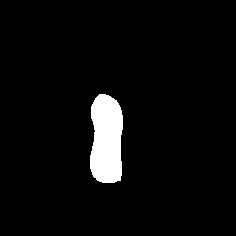
#> input picture Reference/Te-gl_106.jpg, 236 x 236 px; its folder holds only this picture in this run
$ jupyter execute 02_evaluasi_metrik_segmentasi.ipynb   (shell and % lines are left out)
#> lines starting #> are read from the running program, lines starting #| are printed output that depends on the picture; after the words box and inside, x2 and y2 are one past the last pixel; in counts of white or black regions, pixels touching at a corner belong together
# Evaluasi Metrik Segmentasi Glioma

Notebook ini menghitung metrik evaluasi hasil segmentasi terhadap mask referensi binary di folder `Reference`.

Metrik yang dihitung:

- Pixel Accuracy
- Dice Coefficient
- Intersection over Union (IoU)

Catatan: file reference harus memiliki nama dasar yang sama dengan citra pada folder `Glioma`. Contoh: `Glioma/Te-gl_115.jpg` dapat dipasangkan dengan `Reference/Te-gl_115.jpg` atau `Reference/Te-gl_115.png`.

## 1. Import Library

[cell 1]
from pathlib import Path
import warnings

import numpy as np
import pandas as pd
import matplotlib.pyplot as plt
from PIL import Image

## 2. Konfigurasi

[cell 2]
REFERENCE_DIR = Path("Reference")
OUTPUT_DIR = Path("Output")
METRICS_DIR = OUTPUT_DIR / "Metrics"

METHOD_DIRS = {
    "KMeans": OUTPUT_DIR / "KMeans",
    "FCM": OUTPUT_DIR / "FCM",
    "GMM": OUTPUT_DIR / "GMM",
}

IMAGE_EXTENSIONS = {".jpg", ".jpeg", ".png", ".tif", ".tiff", ".bmp"}
MASK_THRESHOLD = 127

METRICS_DIR.mkdir(parents=True, exist_ok=True)

## 3. Fungsi Bantu

[cell 3]
def list_reference_masks(reference_dir: Path) -> list[Path]:
    return sorted(
        path for path in reference_dir.iterdir()
        if path.is_file() and path.suffix.lower() in IMAGE_EXTENSIONS
    )


def read_binary_mask(path: Path, threshold: int = MASK_THRESHOLD) -> np.ndarray:
#> called with threshold = 127
    mask = np.asarray(Image.open(path).convert("L"))
#> mask is the input picture: shape (236, 236); 4.5% white; 1 white region, box (x1, y1, x2, y2) and area: (90, 94, 123, 183) 2486
    return mask > threshold


def find_prediction_mask(method_dir: Path, stem: str) -> Path | None:
#> called with stem = 'Te-gl_106'
    for extension in [".png", ".jpg", ".jpeg", ".tif", ".tiff", ".bmp"]:
        candidate = method_dir / f"{stem}{extension}"
        if candidate.exists():
            return candidate
    return None


def resize_mask_if_needed(mask: np.ndarray, target_shape: tuple[int, int], source_path: Path) -> np.ndarray:
    if mask.shape == target_shape:
        return mask
    warnings.warn(
        f"Ukuran mask {source_path} adalah {mask.shape}, diubah ke {target_shape}. "
        "Pastikan reference dibuat dari citra asli yang sama."
    )
    pil_mask = Image.fromarray(mask.astype(np.uint8) * 255)
    resized = pil_mask.resize((target_shape[1], target_shape[0]), Image.Resampling.NEAREST)
    return np.asarray(resized) > 127


def compute_metrics(reference_mask: np.ndarray, prediction_mask: np.ndarray) -> dict[str, float]:
    reference_mask = reference_mask.astype(bool)
    prediction_mask = prediction_mask.astype(bool)

    tp = np.logical_and(prediction_mask, reference_mask).sum()
#> tp = 2486
    tn = np.logical_and(~prediction_mask, ~reference_mask).sum()
#> tn = 53210
    fp = np.logical_and(prediction_mask, ~reference_mask).sum()
#> fp = 0
    fn = np.logical_and(~prediction_mask, reference_mask).sum()
#> fn = 0
    total = reference_mask.size
#> total = 55696

    pixel_accuracy = (tp + tn) / total if total else np.nan
#> pixel_accuracy = 1
    dice_denominator = (2 * tp + fp + fn)
#> dice_denominator = 4972
    iou_denominator = (tp + fp + fn)
#> iou_denominator = 2486

    dice = (2 * tp) / dice_denominator if dice_denominator else 1.0
#> dice = 1
    iou = tp / iou_denominator if iou_denominator else 1.0
#> iou = 1

    return {
        "Pixel Accuracy": float(pixel_accuracy),
        "Dice Coefficient": float(dice),
        "IoU": float(iou),
        "TP": int(tp),
        "TN": int(tn),
        "FP": int(fp),
        "FN": int(fn),
    }

## 4. Hitung Metrik Semua Metode

[cell 4]
reference_paths = list_reference_masks(REFERENCE_DIR)
if not reference_paths:
    raise FileNotFoundError(
        f"Tidak ada file reference binary di folder {REFERENCE_DIR.resolve()}. "
        "Buat mask reference manual terlebih dahulu dengan nama dasar file yang sama."
    )

records = []
missing_predictions = []

for reference_path in reference_paths:
    reference_mask = read_binary_mask(reference_path)

    for method_name, method_dir in METHOD_DIRS.items():
        prediction_path = find_prediction_mask(method_dir, reference_path.stem)
        if prediction_path is None:
            missing_predictions.append({
                "Reference": reference_path.name,
                "Method": method_name,
                "Expected Folder": str(method_dir),
            })
            continue

        prediction_mask = read_binary_mask(prediction_path)
        prediction_mask = resize_mask_if_needed(prediction_mask, reference_mask.shape, prediction_path)
        metrics = compute_metrics(reference_mask, prediction_mask)
#> metrics = {'Pixel Accuracy': 1, 'Dice Coefficient': 1, 'IoU': 1, 'TP': 2486, 'TN': 53210, 'FP': 0, 'FN': 0}

        records.append({
            "Image": reference_path.name,
            "Reference Path": str(reference_path),
            "Prediction Path": str(prediction_path),
            "Method": method_name,
            **metrics,
        })

metrics_df = pd.DataFrame(records)
missing_df = pd.DataFrame(missing_predictions)

if metrics_df.empty:
    raise FileNotFoundError("Tidak ada pasangan reference dan hasil segmentasi yang ditemukan.")

metrics_path = METRICS_DIR / "segmentation_metrics.csv"
missing_path = METRICS_DIR / "missing_predictions.csv"

metrics_df.to_csv(metrics_path, index=False)
if not missing_df.empty:
    missing_df.to_csv(missing_path, index=False)

metrics_df

## 5. Ringkasan Per Metode

[cell 5]
metric_columns = ["Pixel Accuracy", "Dice Coefficient", "IoU"]

summary_df = (
    metrics_df
    .groupby("Method")[metric_columns]
    .agg(["mean", "std", "min", "max"])
    .round(6)
)

summary_path = METRICS_DIR / "summary_metrics.csv"
summary_df.to_csv(summary_path)
summary_df

## 6. Visualisasi Perbandingan

[cell 6]
mean_metrics = metrics_df.groupby("Method")[metric_columns].mean().loc[["KMeans", "FCM", "GMM"]]

ax = mean_metrics.plot(kind="bar", figsize=(9, 5), ylim=(0, 1), rot=0)
ax.set_title("Perbandingan Rata-rata Metrik Segmentasi")
ax.set_xlabel("Metode")
ax.set_ylabel("Skor")
ax.grid(axis="y", alpha=0.3)
ax.legend(loc="lower right")

plt.tight_layout()
plot_path = METRICS_DIR / "metrics_comparison.png"
plt.savefig(plot_path, dpi=200)
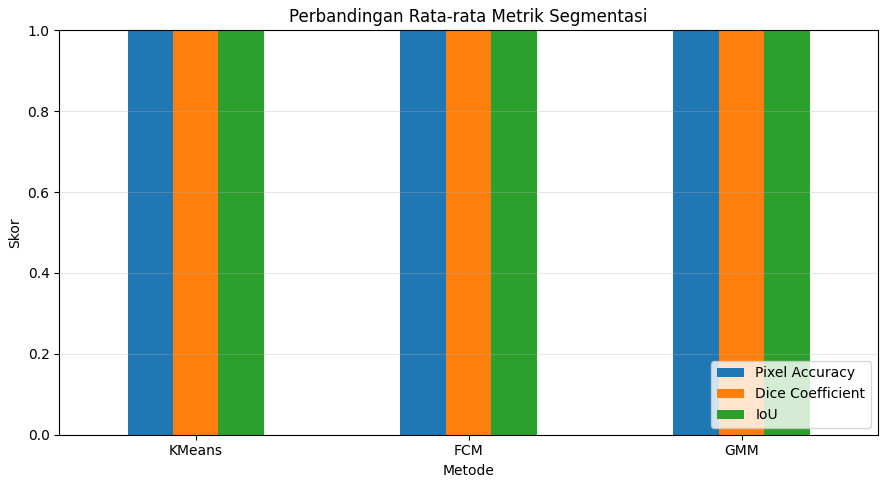
#> figure drawn by matplotlib, 1 panel
plt.show()

print(f"Detail metrik disimpan di: {metrics_path}")
print(f"Ringkasan metrik disimpan di: {summary_path}")
print(f"Grafik perbandingan disimpan di: {plot_path}")
if not missing_df.empty:
    print(f"Daftar hasil segmentasi yang belum ditemukan disimpan di: {missing_path}")
